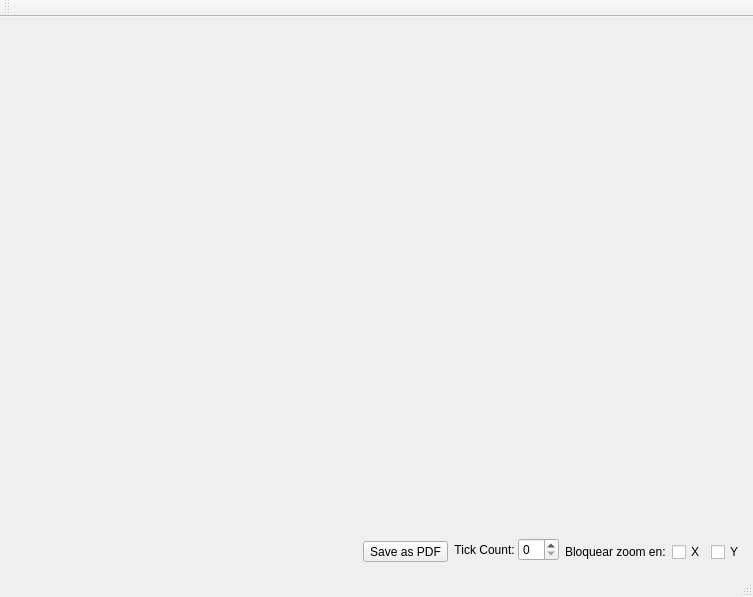
<?xml version="1.0" encoding="UTF-8"?>
<ui version="4.0">
 <class>DataPlotWindow</class>
 <widget class="QMainWindow" name="DataPlotWindow">
  <property name="geometry">
   <rect>
    <x>0</x>
    <y>0</y>
    <width>753</width>
    <height>597</height>
   </rect>
  </property>
  <property name="windowTitle">
   <string>MainWindow</string>
  </property>
  <widget class="QWidget" name="centralwidget">
   <layout class="QGridLayout" name="gridLayout_2">
    <item row="0" column="0">
     <layout class="QGridLayout" name="gridLayout" rowstretch="2,0,0,0">
      <property name="sizeConstraint">
       <enum>QLayout::SetMaximumSize</enum>
      </property>
      <item row="1" column="1" rowspan="2" colspan="2">
       <spacer name="horizontalSpacer_2">
        <property name="orientation">
         <enum>Qt::Horizontal</enum>
        </property>
        <property name="sizeHint" stdset="0">
         <size>
          <width>378</width>
          <height>28</height>
         </size>
        </property>
       </spacer>
      </item>
      <item row="1" column="4" rowspan="2" colspan="2">
       <layout class="QFormLayout" name="formLayout">
        <property name="horizontalSpacing">
         <number>0</number>
        </property>
        <property name="verticalSpacing">
         <number>0</number>
        </property>
        <item row="1" column="0">
         <widget class="QLabel" name="label">
          <property name="text">
           <string>Tick Count: </string>
          </property>
          <property name="alignment">
           <set>Qt::AlignRight|Qt::AlignTrailing|Qt::AlignVCenter</set>
          </property>
         </widget>
        </item>
        <item row="1" column="1">
         <widget class="QSpinBox" name="tickStepSpinBox">
          <property name="maximumSize">
           <size>
            <width>87</width>
            <height>16777215</height>
           </size>
          </property>
          <property name="singleStep">
           <number>4</number>
          </property>
         </widget>
        </item>
       </layout>
      </item>
      <item row="0" column="1" colspan="7">
       <widget class="QCustomPlot" name="plotWidget" native="true">
        <property name="sizePolicy">
         <sizepolicy hsizetype="Preferred" vsizetype="Preferred">
          <horstretch>0</horstretch>
          <verstretch>0</verstretch>
         </sizepolicy>
        </property>
        <property name="minimumSize">
         <size>
          <width>40</width>
          <height>34</height>
         </size>
        </property>
       </widget>
      </item>
      <item row="1" column="6" rowspan="2" colspan="2">
       <layout class="QHBoxLayout" name="horizontalLayout">
        <item>
         <widget class="QLabel" name="label_2">
          <property name="text">
           <string>Bloquear zoom en:</string>
          </property>
         </widget>
        </item>
        <item>
         <widget class="QCheckBox" name="blockXToggle">
          <property name="text">
           <string>X</string>
          </property>
         </widget>
        </item>
        <item>
         <widget class="QCheckBox" name="blockYToggle">
          <property name="text">
           <string>Y</string>
          </property>
         </widget>
        </item>
       </layout>
      </item>
      <item row="1" column="3" rowspan="2">
       <widget class="QToolButton" name="saveAsPDFButton">
        <property name="text">
         <string>Save as PDF</string>
        </property>
       </widget>
      </item>
     </layout>
    </item>
   </layout>
  </widget>
  <widget class="QMenuBar" name="menubar">
   <property name="geometry">
    <rect>
     <x>0</x>
     <y>0</y>
     <width>753</width>
     <height>19</height>
    </rect>
   </property>
  </widget>
  <widget class="QStatusBar" name="statusbar"/>
  <widget class="QToolBar" name="toolBar">
   <property name="windowTitle">
    <string>toolBar</string>
   </property>
   <attribute name="toolBarArea">
    <enum>TopToolBarArea</enum>
   </attribute>
   <attribute name="toolBarBreak">
    <bool>false</bool>
   </attribute>
  </widget>
 </widget>
 <customwidgets>
  <customwidget>
   <class>QCustomPlot</class>
   <extends>QWidget</extends>
   <header>qcustomplot.h</header>
   <container>1</container>
  </customwidget>
 </customwidgets>
 <resources/>
 <connections/>
</ui>
